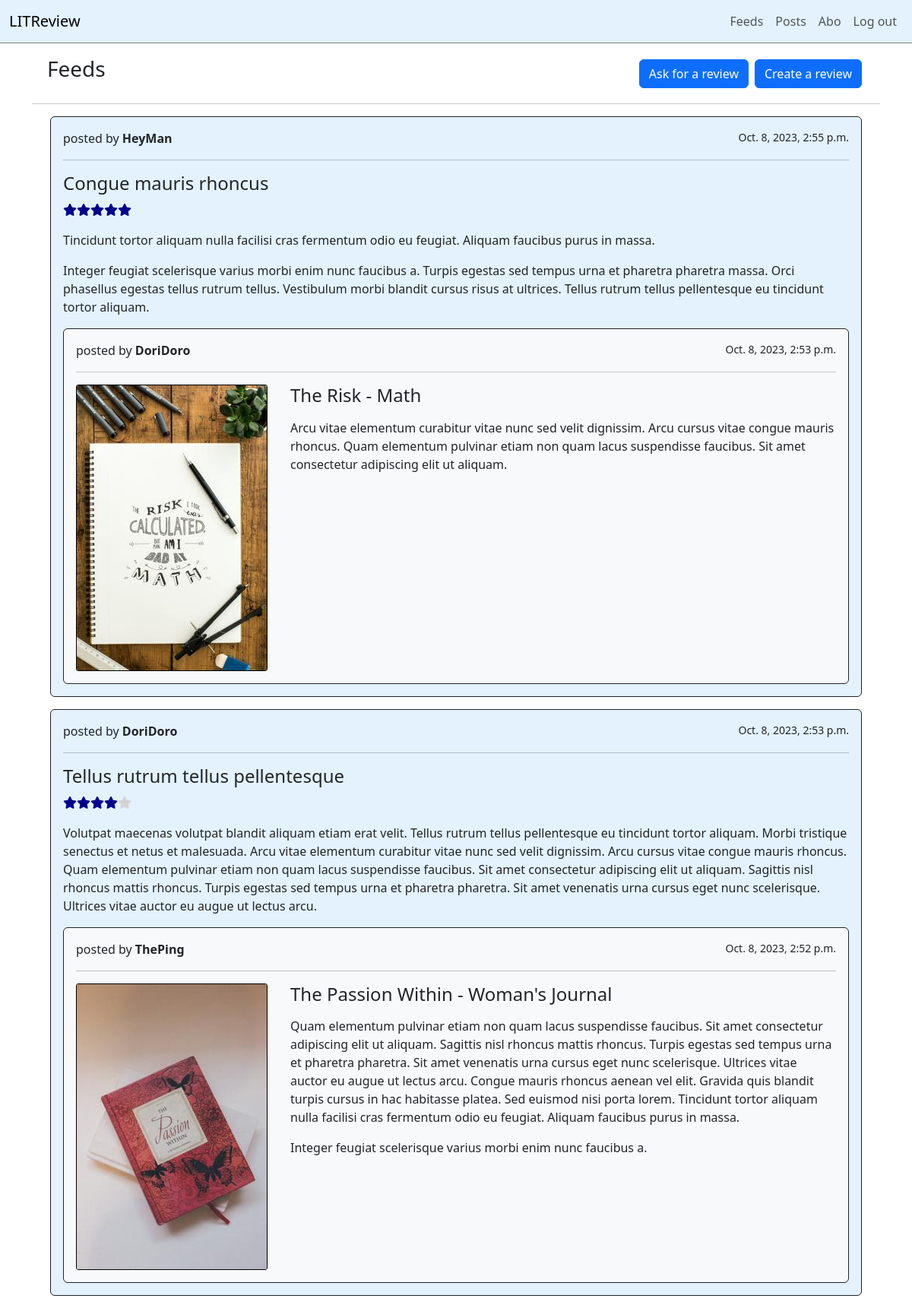
Page /feeds/ (signed in) on the committed database.
### review/models.py (models this page shows, shortened)
class Review(models.Model):
    class Meta:
        verbose_name = _("review")
        verbose_name_plural = _("reviews")
        ordering = ["-time_created"]
    ticket = models.ForeignKey(
        "review.Ticket",
        on_delete=models.CASCADE,
        related_name="reviews",
        verbose_name=_("ticket"),
    )
    rating = models.PositiveSmallIntegerField(
        validators=[MinValueValidator(0), MaxValueValidator(5)],
        verbose_name=_("rating"),
    )
    headline = models.CharField(max_length=128, verbose_name=_("title of review"))
    body = models.TextField(verbose_name=_("comment"), blank=True)
    author = models.ForeignKey(
        "accounts.User",
        on_delete=models.CASCADE,
        related_name="review_author",
        verbose_name=_("author"),
    )
    time_created = models.DateTimeField(
        auto_now_add=True, verbose_name=_("review created at")
    )

class Ticket(models.Model):
    class Meta:
        verbose_name = _("ticket")
        verbose_name_plural = _("tickets")
        ordering = ["-time_created"]
    title = models.CharField(max_length=128, verbose_name=_("title of ticket"))
    description = models.TextField(
        max_length=2048, verbose_name=_("description"), blank=True
    )
    creator = models.ForeignKey(
        "accounts.User",
        on_delete=models.CASCADE,
        related_name="ticket_creator",
        verbose_name=_("creator of ticket"),
    )
    image = models.ImageField(
        upload_to="images/", verbose_name=_("image"), blank=True, null=True
    )
    time_created = models.DateTimeField(
        auto_now_add=True, verbose_name=_("ticket created at")
    )

### accounts/models.py (models this page shows)
class User(AbstractUser):
    pass

### review/views.py (the view)
# urls.py: path("feeds/", FeedsView.as_view(), name="feeds_page"),
class FeedsView(LoginRequiredMixin, TemplateView):
    template_name = "feeds/feeds_page.html"
    def get_context_data(self, **kwargs):
        context = super().get_context_data(**kwargs)
        tickets = (
            Ticket.objects.filter(reviews__isnull=True)
            .filter(
                Q(creator__followed_by__user=self.request.user)
                | Q(creator=self.request.user)
            )
            .distinct()
            .annotate(type_of_content=Value("TICKET", CharField()))
        )
        reviews = (
            Review.objects.filter(
                Q(author__followed_by__user=self.request.user)
                | Q(author=self.request.user)
                | Q(ticket__creator=self.request.user)
            )
            .distinct()
            .annotate(type_of_content=Value("REVIEW", CharField()))
        )
        context["posts"] = sorted(
            chain(reviews, tickets), key=lambda post: post.time_created, reverse=True
        )
        return context

### review/templatetags/stars.py (called while the page is built)
@register.filter
def display_stars(value, stars_max=5):
    if value > stars_max:
        result = f'<i class="fa fa-star" style="color: darkblue;"></i>' * stars_max
        return mark_safe(result)
    elif value < 1:
        result = f'<i class="fa fa-star" style="color: lightgrey;"></i>' * stars_max
        return mark_safe(result)
    result = (
        f'<i class="fa fa-star" style="color: darkblue;"></i>' * value
        + f'<i class="fa fa-star" style="color: lightgrey;"></i>' * (stars_max - value)
    )
    return mark_safe(result)

### review/templates/feeds/feeds_page.html
{% extends 'base_layout.html' %}
{% load static stars %}
{% block content %}
<div class="container main">
  <div style="display: flex;">
    <div>
      <h3 style="padding-left: 20px;"> Feeds </h3>
    </div>
    <div class="headline-feed">
      <a class="btn btn-primary m-1" href="{% url 'review:create_ticket' %}" role="button"> Ask for a review </a>
      <a class="btn btn-primary m-1" href="{% url 'review:create_review' %}" role="button"> Create a review </a>
    </div>
  </div>
  <hr>
  <div class="container justify-content-center">
  {% for post in posts %}
    {% if post.type_of_content == 'REVIEW' %}
      {% include 'feeds/review_page.html' %}
    {% elif post.type_of_content == 'TICKET' %}
      {% include 'feeds/ticket_page.html' %}
    {% endif %}
  {% endfor %}
  </div>
</div>
{% endblock %}

### review/templates/feeds/review_page.html
{% load static stars %}
<div class="container mt-3">
  <div class="card border-dark my-3 w-80" style="background-color: #e3f2fd;">
    <div class="card-body">
      <p> posted by <strong>{{ post.author }}</strong> <small style="float: right;"> {{ post.time_created }} </small> </p>
      <hr>
      <h4> {{ post.headline }} </h4>
      <p> {{ post.rating|display_stars }} </p>
      <p> {{ post.body|linebreaks }} </p>
      <div class="card border-dark bg-light">
        <div class="card-body">
          <p> posted by <strong>{{ post.ticket.creator }}</strong> <small style="float: right;"> {{ post.ticket.time_created }} </small> </p>
          <hr>
          <div style="display: flex;">
            <img src="{% get_media_prefix %}{{ post.ticket.image }}" alt="{{ post.ticket.title }}" class="img-fluid img-border">
            <div style="margin-left: 30px;">
              <div style="margin-bottom: 15px;">
                <h4> {{ post.ticket.title }} </h4>
              </div>
              <div>
                <p> {{ post.ticket.description|linebreaks }} </p>
              </div>
            </div>
          </div>
        </div>
      </div>
    </div>
  </div>
</div>

### ui/static/css/styles.css (style rules this page uses)
.main { padding-top: 10px; }
.headline-feed { display: flex; justify-content: flex-end; padding-right: 20px; width: 100%; }
@media (min-width: 990px) { .img-border { border: solid black 1px; border-radius: 3px; } }

### rows in the picture
Review: author "HeyMan", time_created "Oct. 8, 2023, 2:55 p.m.", headline "Congue mauris rhoncus", rating 5 (drawn), body "Tincidunt tortor aliquam nulla facilisi cras fermentum odio eu feugiat. Aliquam faucibus purus in massa. Integer feugiat scelerisque varius morbi enim nunc faucibus a. Turpis egestas sed tempus urna et pharetra pharetra massa. Orci phasellus egestas tellus rutrum tellus. Vestibulum morbi blandit cursus risus at ultrices. Tellus rutrum tellus pellentesque eu tincidunt tortor aliquam.", ticket.creator "DoriDoro", ticket.time_created "Oct. 8, 2023, 2:53 p.m.", ticket.image (picture), ticket "The Risk - Math", ticket.description "Arcu vitae elementum curabitur vitae nunc sed velit dignissim. Arcu cursus vitae congue mauris rhoncus. Quam elementum pulvinar etiam non quam lacus suspendisse faucibus. Sit amet consectetur adipiscing elit ut aliquam."
Review: author "DoriDoro", time_created "Oct. 8, 2023, 2:53 p.m.", headline "Tellus rutrum tellus pellentesque", rating 4 (drawn), body "Volutpat maecenas volutpat blandit aliquam etiam erat velit. Tellus rutrum tellus pellentesque eu tincidunt tortor aliquam. Morbi tristique senectus et netus et malesuada. Arcu vitae elementum curabitur vitae nunc sed velit dignissim. Arcu cursus vitae congue mauris rhoncus. Quam elementum pulvinar etiam non quam lacus suspendisse faucibus. Sit amet consectetur adipiscing elit ut aliquam. Sagittis nisl rhoncus mattis rhoncus. Turpis egestas sed tempus urna et pharetra pharetra. Sit amet venenatis urna cursus eget nunc scelerisque. Ultrices vitae auctor eu augue ut lectus arcu.", ticket.creator "ThePing", ticket.time_created "Oct. 8, 2023, 2:52 p.m.", ticket.image (picture), ticket "The Passion Within - Woman's Journal", ticket.description "Quam elementum pulvinar etiam non quam lacus suspendisse faucibus. Sit amet consectetur adipiscing elit ut aliquam. Sagittis nisl rhoncus mattis rhoncus. Turpis egestas sed tempus urna et pharetra pharetra. Sit amet venenatis urna cursus eget nunc scelerisque. Ultrices vitae auctor eu augue ut lectus arcu. Congue mauris rhoncus aenean vel elit. Gravida quis blandit turpis cursus in hac habitasse platea. Sed euismod nisi porta lorem. Tincidunt tortor aliquam nulla facilisi cras fermentum odio eu feugiat. Aliquam faucibus purus in massa. Integer feugiat scelerisque varius morbi enim nunc faucibus a."
